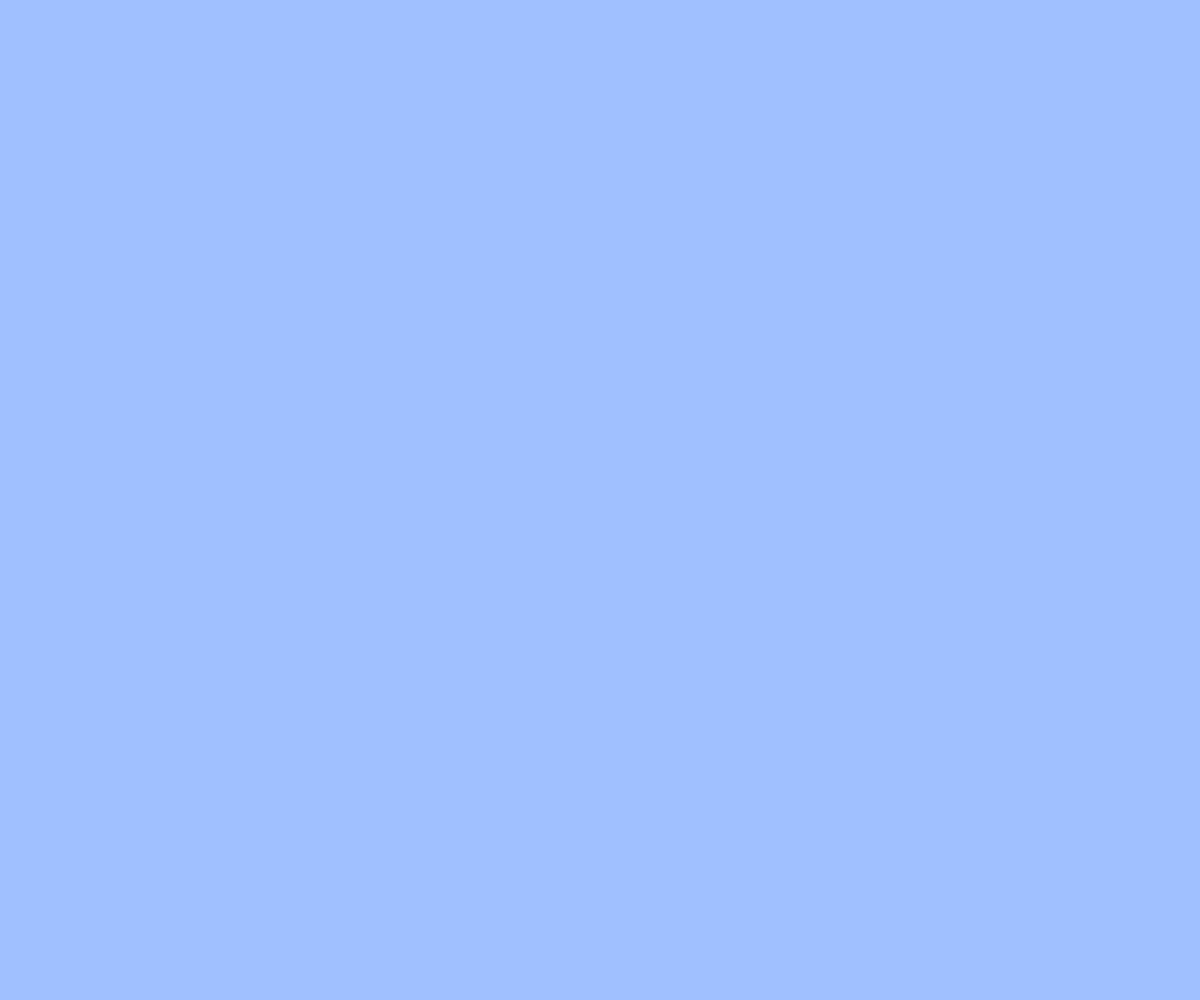
Frame 1 (no input)
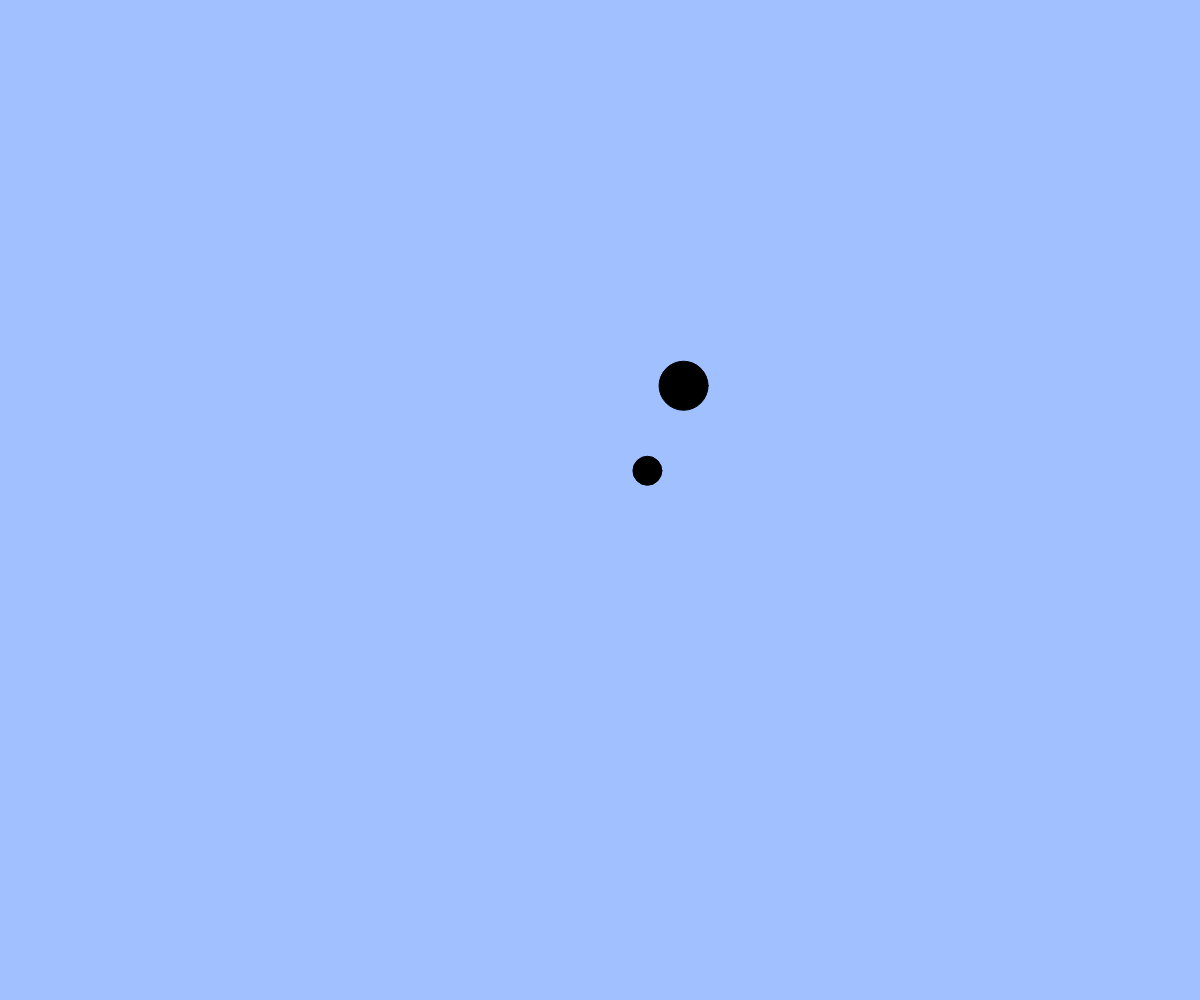
Frame 60 (no input)
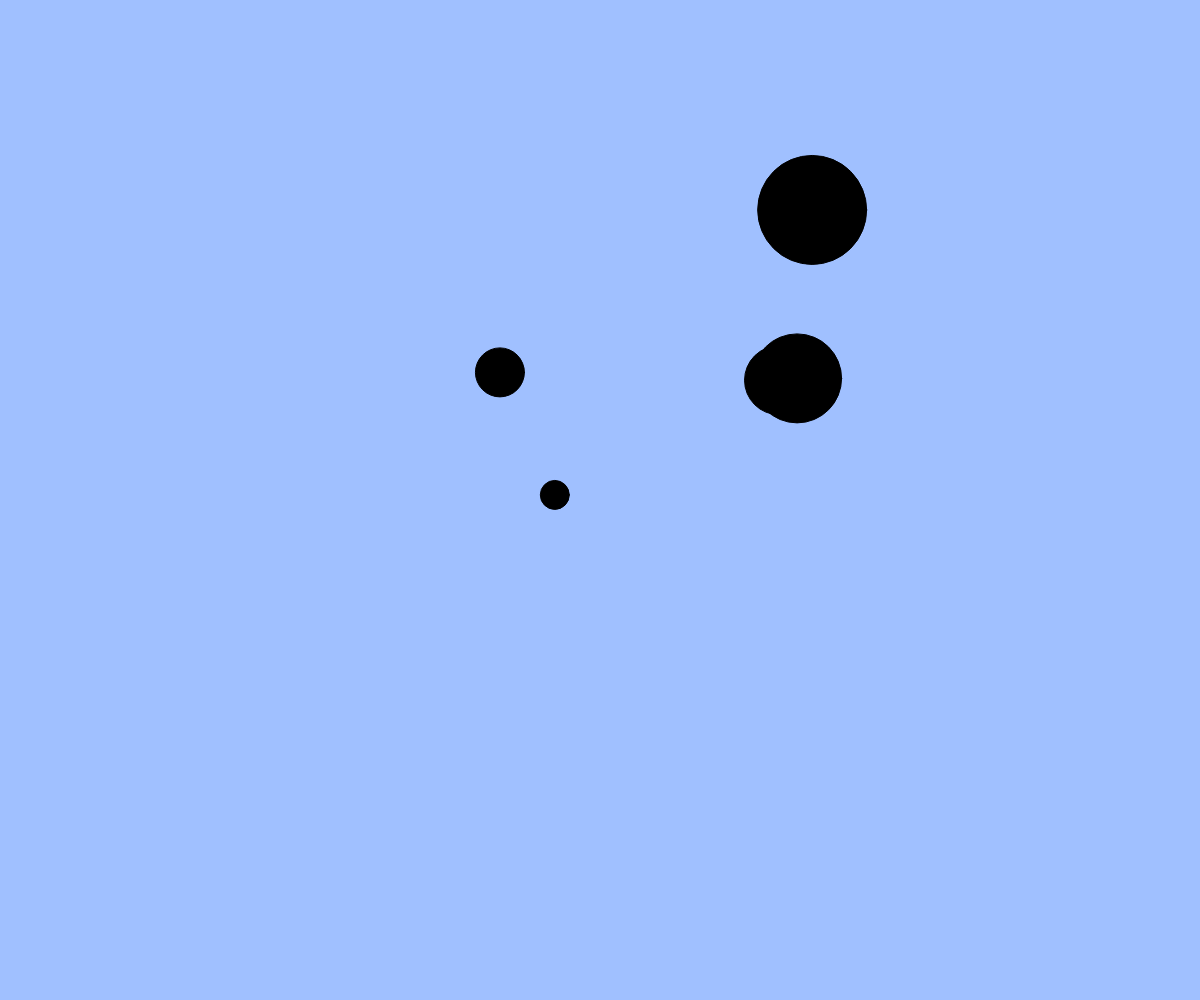
Frame 120 (the mouse pressed at the canvas centre since frame 60)

The p5.js sketch that drew these frames (run headless with seeded random() and noise() and a simulated clock; from frame 60 on, the mouse is pressed at the canvas centre):

// p5.js sketch
// ── sketch.js
// たくさん出てくるアニメーション
let balls;
let targets; // 追加（ボールを当てる的）

function setup(){
  createCanvas(windowWidth, windowHeight);
  balls = [];
  targets = [];
}

function windowResized(){
  resizeCanvas(windowWidth, windowHeight);
}

function draw(){
  background(160, 192, 255);

  // 的のアニメーション（注意：追加しないと何も起きない）
  for(let i = 0; i < targets.length; i++){
    let t = targets[i];
    fill(0);
    ellipse(t.x, t.y, t.size);
    t.x += t.vx;
    t.y += t.vy;
    t.size += 1;
  }

  // ボールのアニメーション
  for(let i = 0; i < balls.length; i++){
    let b = balls[i];
    fill(255);
    ellipse(b.x, b.y, b.size);
    b.x += b.vx;
    b.y += b.vy;
  }

  // 画面外に出たボールを配列から削除する
  const ballsInCanvas = []; // 画面内のボールを一時的に保持する配列
  for(let i = 0; i < balls.length; i++){
    let b = balls[i];
    if(b.x > 0 && b.x < width && b.y > 0 && b.y < height){ // 画面内
      ballsInCanvas.push(b);
    }
  }
  balls = ballsInCanvas; // 画面内のボールだけを残す

  // 補足：filter 関数を使うともっと簡単に書ける
  // balls = balls.filter(insideCanvas);

  if(frameCount % 20 === 0) { // 20フレームごとに新しい的を追加する
    targets.push({
  x: width/2,
  y: height/2,
  size: 10,
  vx: random(-5, 5),
  vy: random(-5, 5)
});
    // BLANK[1] 新しい的オブジェクトを作成して targets 配列に追加しよう
  }

  // ボールに当たった or 大きくなりすぎた的を配列から削除する
  const activeTargets = []; // 生き残った的を一時的に保持する配列
  for(let i = 0; i < targets.length; i++){
    let t = targets[i];
    if(t.size < 200){ // 大きくなりすぎていない
      let hit = false;
      for(let j = 0; j < balls.length; j++){ // すべてのボールと衝突判定
        let b = balls[j];
        if(dist(t.x, t.y, b.x, b.y) <= (t.size + b.size) / 2){
    hit = true;}
        // BLANK[2]
      }
      if(!hit) activeTargets.push(t); // 衝突していなければ生き残る
    }
  }
  targets = activeTargets; // 生き残った的だけを残す
}

function mouseDragged(){
  const dx = mouseX - pmouseX;
  const dy = mouseY - pmouseY;
  if(mag(dx, dy) > 5){
    const b = { x: mouseX, y: mouseY, size: 20, vx: dx, vy: dy };
    balls.push(b);
  }
}

function insideCanvas(b) {
  return b.x > 0 && b.x < width && b.y > 0 && b.y < height;
}
